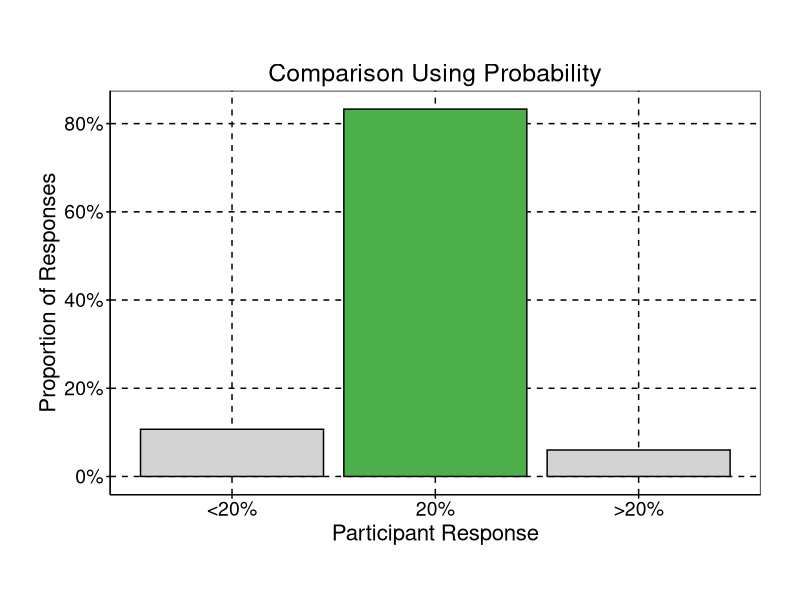
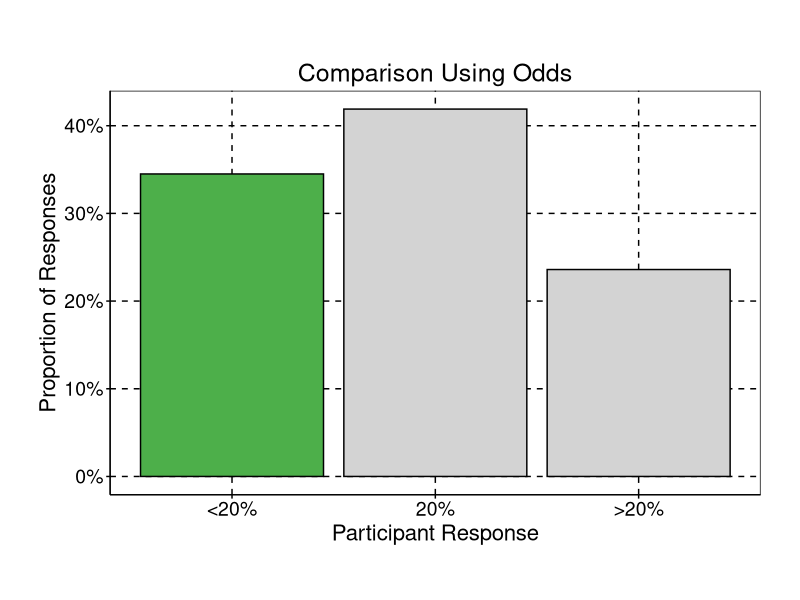
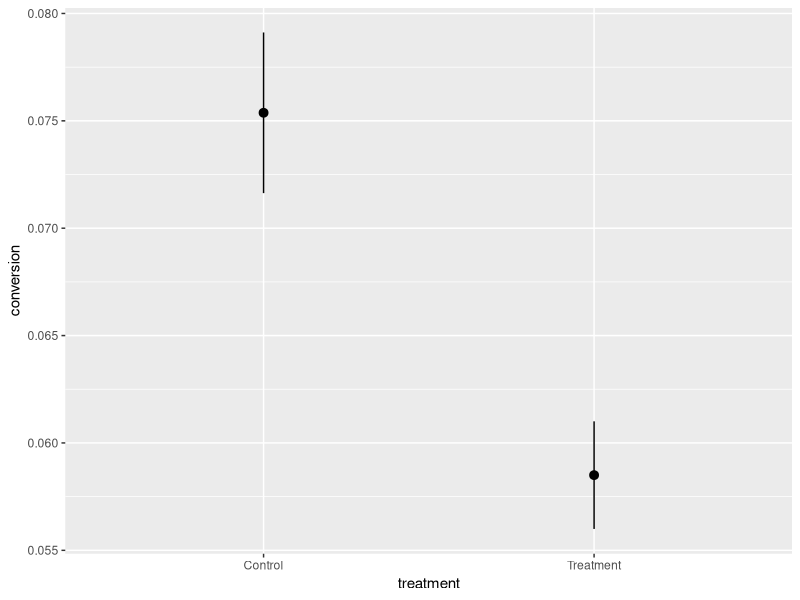
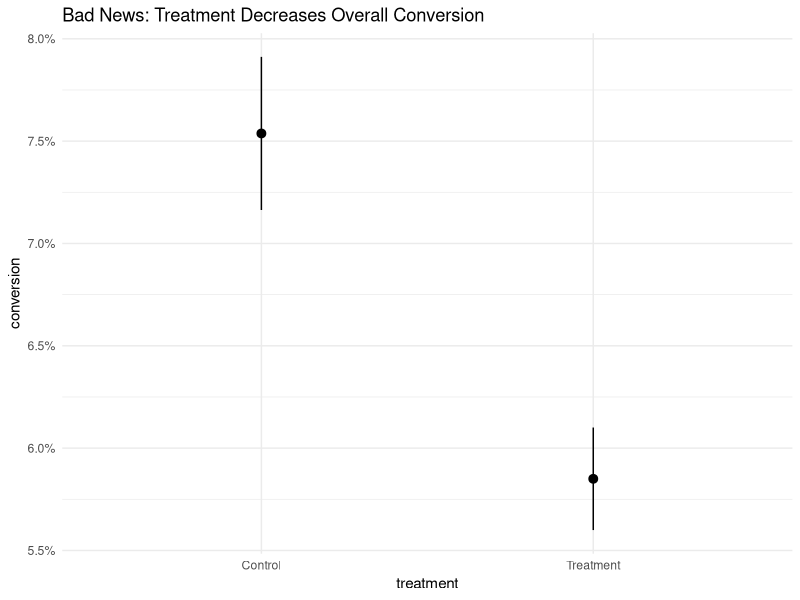
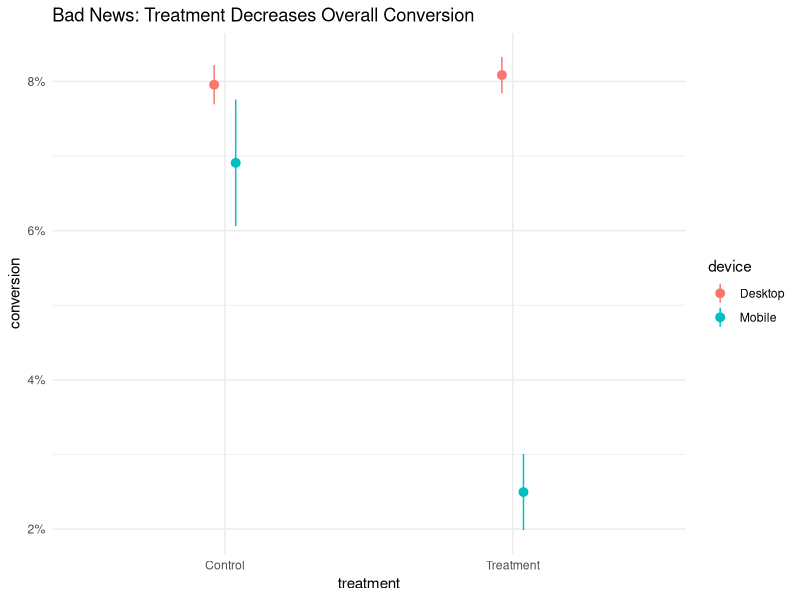
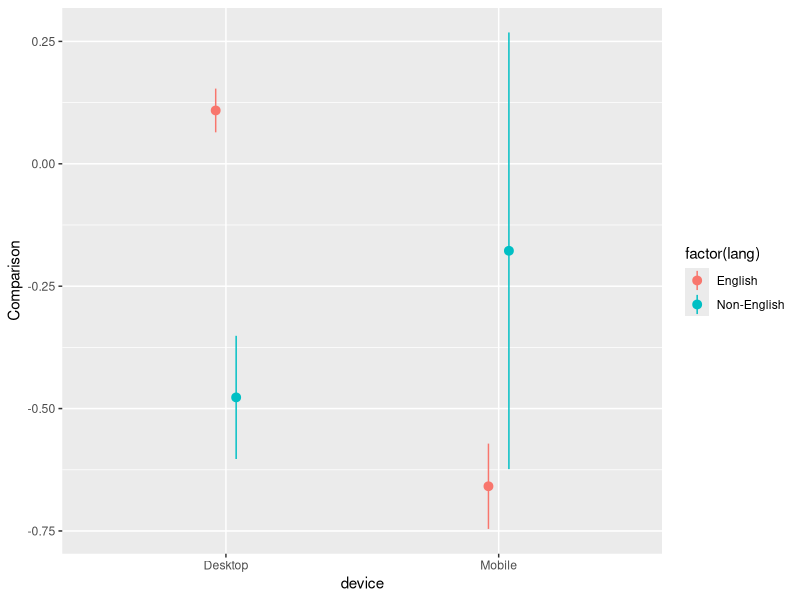

Generate these figures, in order, with R:
## ---- chunk 1
#| echo: false
#| warning: false
#| message: false

library(tidyverse)
library(marginaleffects)

options(width = 10000)
options(marginaleffects_print_column_names = 10000)
options(marginaleffects_print_type = FALSE)
options(digits = 2)

od <- tibble::tribble(
  ~device,         ~lang, ~pop_weight, ~exp_weight, ~p_control, ~p_treat,
  "Desktop",     "English",         0.4,     0.8,        0.1,     0.115,
  "Desktop", "Non-English",         0.2,     0.1,       0.04,     0.02,
  "Mobile",     "English",         0.3,    0.05,       0.08,     0.03,
  "Mobile", "Non-English",         0.1,    0.05,       0.01,     0.01
)

population_weights <- od %>% 
                      select(device, lang, pop_weight) 


withr::with_seed(0, {
  
experiment_data <- od %>% 
                   sample_n(100000, weight = exp_weight, replace=T) %>% 
                   group_by(device, lang) %>% 
                   mutate(
                     treatment = sample(c('Treatment','Control'), size = n(), replace=T),
                     p = case_match(treatment, 'Treatment' ~ p_treat, .default = p_control),
                     conversion = rbinom(n(), 1, p)
                   ) %>% 
                   ungroup

})
## ---- chunk 2
#| echo: false
polls <- tribble(
  ~'prop', ~'response', ~"prompt", ~"correct", 
  0.107, "<20%", "Probability", 0,
  0.833, "20%", "Probability", 1,
  0.06,  ">20%", "Probability", 0,
  .345, "<20%", "Odds", 1,
  .419, "20%", "Odds", 0,
  .236, ">20%", "Odds", 0
) %>% 
  mutate(
    response = factor(response, levels = c("<20%", "20%", ">20%"), ordered = T),
    prompt = fct_rev(prompt),
    correct = factor(correct)
  ) 

my_labeller <- function(variable,value){
  return(str_c('Comparison Using ', value))
}


polls %>% 
  filter(prompt=='Probability') %>% 
  ggplot(aes(response, prop, fill=correct)) + 
  geom_col(color='black') +
  facet_wrap(~prompt, labeller = my_labeller) + 
  scale_y_continuous(labels = scales::percent) + 
  scale_fill_manual(values = c('light gray', '#4DAF4A')) + 
  labs(x='Participant Response', 
       y = 'Proportion of Responses') + 
  guides(fill='none') + 
  theme(
    aspect.ratio = 1 / 1.61,
    panel.background = element_rect(fill = "transparent", colour = 'black'),
    plot.background = element_rect(fill = "transparent", colour = NA),
    axis.title = element_text(colour = "black", size = 16),
    axis.text = element_text(colour = "black", size = 14),
    axis.ticks = element_line(colour = "black"),
    axis.line = element_line(colour = "black"),
    strip.background = element_rect(fill = "transparent", colour = NA),
    strip.text = element_text(colour = "black", size = 18),
    panel.grid.major = element_line(colour = "black", linetype = "dashed"), # Major grid lines
    panel.grid.minor = element_blank(),
    legend.background = element_rect(fill = "transparent", colour = NA),
    legend.text = element_text(colour = "black"),
    legend.title = element_text(colour = "black"),
    legend.key = element_rect(fill = "transparent", colour = NA),
    title = element_text(color="black"),
    plot.margin=grid::unit(c(1,1,1,1), "cm")
  )
## ---- chunk 3
#| echo: false
polls %>% 
  filter(prompt=='Odds') %>% 
  ggplot(aes(response, prop, fill=correct)) + 
  geom_col(color='black') +
  facet_wrap(~prompt, labeller = my_labeller) + 
  scale_y_continuous(labels = scales::percent) + 
  scale_fill_manual(values = c('light gray', '#4DAF4A')) + 
  labs(x='Participant Response', 
       y = 'Proportion of Responses') + 
  guides(fill='none') + 
  theme(
    aspect.ratio = 1 / 1.61,
    panel.background = element_rect(fill = "transparent", colour = 'black'),
    plot.background = element_rect(fill = "transparent", colour = NA),
    axis.title = element_text(colour = "black", size = 16),
    axis.text = element_text(colour = "black", size = 14),
    axis.ticks = element_line(colour = "black"),
    axis.line = element_line(colour = "black"),
    strip.background = element_rect(fill = "transparent", colour = NA),
    strip.text = element_text(colour = "black", size = 18),
    panel.grid.major = element_line(colour = "black", linetype = "dashed"), # Major grid lines
    panel.grid.minor = element_blank(),
    legend.background = element_rect(fill = "transparent", colour = NA),
    legend.text = element_text(colour = "black"),
    legend.title = element_text(colour = "black"),
    legend.key = element_rect(fill = "transparent", colour = NA),
    title = element_text(color="black"),
    plot.margin=grid::unit(c(1,1,1,1), "cm")
  )
## ---- chunk 4
#| echo: true

model <- glm(conversion ~ treatment*device*lang, 
  data=experiment_data,
  family = binomial())
## ---- chunk 5
#| echo: true

# Exponentiate to get odds ratios
broom::tidy(model, exponentiate = TRUE)
## ---- chunk 6
#| echo: true
lift <- function(hi, lo){
  diff <- mean(hi) - mean(lo)
  diff / mean(lo)
}
## ---- chunk 7
#| echo: false
#| eval: true
avg_comparisons(model=model, variables = 'treatment', comparison = lift) %>% 
  as_tibble() ->d


select(d, -contrast) %>% 
  select(term, estimate, std.error, p.value,  starts_with('conf'))
## ---- chunk 8
#| echo: false
#| eval: true
avg_comparisons(model=model, variables = 'treatment', comparison = lift,
                by = 'device') %>% 
  as_tibble()-> d


select(d, -contrast) %>% 
  select(term, device, estimate, std.error, p.value, starts_with('conf'))

## ---- chunk 9
#| echo: false
#| eval: true
#| code-line-numbers: "2"
avg_comparisons(model=model, variables = 'treatment', comparison = lift,
                by = c('device', 'lang')) %>% 
  as_tibble() -> d


select(d, -contrast) %>% 
  select(term, device, lang, estimate,  std.error, p.value,  starts_with('conf'))
## ---- chunk 10
population_weights
## ---- chunk 11
#| echo: false
#| eval: true

weighted_lift <- function(hi, lo, w){
  diff <- weighted.mean(hi, w) - weighted.mean(lo, w)
  diff / weighted.mean(lo, w)
}

avg_comparisons(model=model, variables = 'treatment',
                newdata = population_weights,
                comparison=weighted_lift,
                wts='pop_weight') %>% 
  as_tibble() -> d


select(d, -contrast) %>% 
  select(term, estimate,  std.error, p.value,  starts_with('conf'))
## ---- chunk 12
#| fig-height: 4
population_weights_w_treat <- population_weights %>% 
                              crossing(
                                treatment = c('Treatment','Control')
                              )
plot_predictions(model=model,  
                 by = 'treatment', 
                 newdata = population_weights_w_treat, 
                 wts='pop_weight')

## ---- chunk 13
#| fig-height: 4
#| code-line-numbers: "4-6"

plot_predictions(model=model,  
                 by = 'treatment', 
                 newdata = population_weights_w_treat, wts='pop_weight') + 
  scale_y_continuous(labels = scales::percent) + 
  theme_minimal()+
  labs(title='Bad News: Treatment Decreases Overall Conversion')
## ---- chunk 14
#| fig-height: 4
#| code-line-numbers: "2"

plot_predictions(model=model,  
                 by = c('treatment', 'device'), 
                 newdata = population_weights_w_treat, wts='pop_weight') + 
  scale_y_continuous(labels = scales::percent) + 
  theme_minimal()+
  labs(title='Bad News: Treatment Decreases Overall Conversion')
## ---- chunk 15
plot_comparisons(model=model, 
                 variables = 'treatment', 
                 newdata = population_weights_w_treat, 
                 comparison = weighted_lift, 
                 wts='pop_weight',
                 by=c('device', 'lang'))
